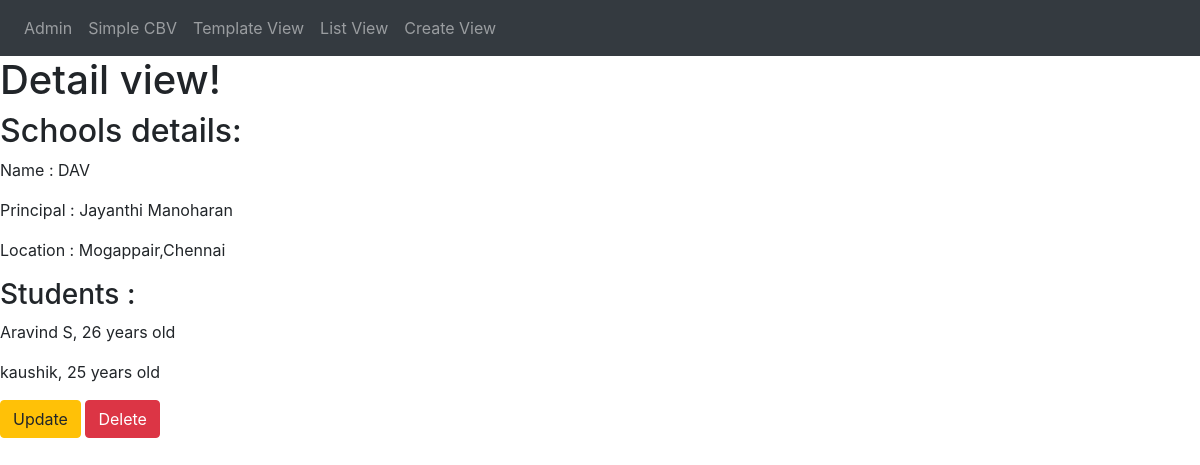
The app's page /listview/1/ with its own data.
### basic_app/models.py (models this page shows, shortened)
class School(models.Model):
    name = models.CharField(max_length=256,unique=True)
    principal = models.CharField(max_length=256)
    location = models.CharField(max_length=256)

class Student(models.Model):
    name = models.CharField(max_length=256)
    age = models.PositiveIntegerField()
    school = models.ForeignKey(School,on_delete=models.CASCADE,related_name='students')

### basic_app/views.py (the view)
# urls.py: path('listview/<int:pk>/',views.SchoolDetailView.as_view(),name='details'),
class SchoolDetailView(DetailView):
    model = models.School
    template_name = 'index.html'
    context_object_name = 'school_detail'
    def get_context_data(self,**kwargs):
        context = super().get_context_data(**kwargs)
        context['text'] = "Detail view!"
        return context

### basic_app/templates/index.html (shortened to what this page needs)
<!DOCTYPE html>
<html>
  <head>
    <link rel="stylesheet" href="https://stackpath.bootstrapcdn.com/bootstrap/4.1.3/css/bootstrap.min.css"
>
  </head>
  <body>
    <nav class="navbar navbar-expand navbar-dark bg-dark">
        <ul class="navbar-nav">
          <li> <a class="nav-link" href="/admin/">Admin</a> </li>
          <li> <a class="nav-link" href="/">Simple CBV</a> </li>
          <li> <a class="nav-link" href="/templateview/">Template View</a> </li>
          <li> <a class="nav-link" href="/listview/">List View</a> </li>
          <li> <a class="nav-link" href="/createview/">Create View</a> </li>
        </ul>
    </nav>
    <h1>{{text}}</h1>
    {% if school_detail %}
      <h2>Schools details: </h2>
      <p>Name : {{school_detail.name}}</p>
      <p>Principal : {{school_detail.principal}}</p>
      <p>Location : {{school_detail.location}}</p>
      <h3>Students : </h3>
      {% for student in school_detail.students.all %}
        <p>{{student.name}}, {{student.age}} years old</p>
      {% endfor %}
      <p>
        <a class="btn btn-warning" href="{% url 'update' pk=school_detail.pk %}">Update</a>
        <a class="btn btn-danger" href="{% url 'delete' pk=school_detail.pk %}">Delete</a>
      </p>
    {% endif %}
  </body>
</html>

### records on screen
School: name "DAV", principal "Jayanthi Manoharan", location "Mogappair,Chennai"
Student: name "Aravind S", age "26"
Student: name "kaushik", age "25"

### other values on screen
{{ text }} "Detail view!"
